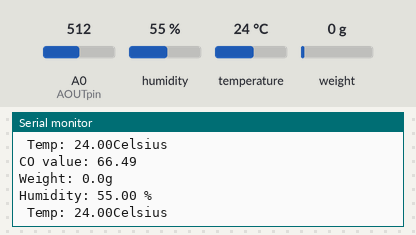
Bench run of a sketch on a simulated Arduino Uno, built with avr-gcc and run on an emulated ATmega328P. Shown: the last lines printed to the serial monitor. The test bench sets the inputs (shaded band); at power-on: A0 (AOUTpin) = 512, humidity 55 %, temperature 24 °C, weight on the scale 0 g.

Above: at 7.4 s.
7.5 s: A0 (AOUTpin) set to 761
At 8.41 s:
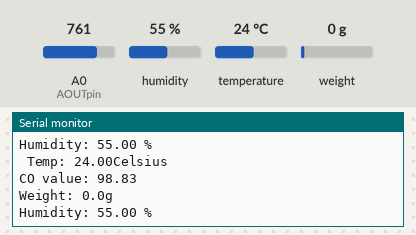
13.6 s: A0 (AOUTpin) set to 785
At 15.16 s:
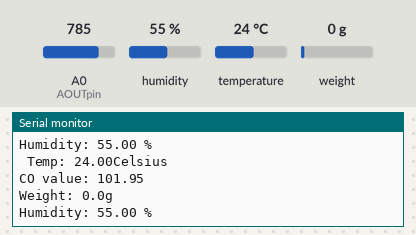
Timing chart, 0 to 16.7 s (numbered marks = the images above; inputs shaded):
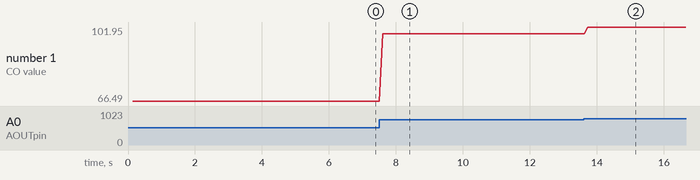

Measured:
- after the input at 7.5 s, the serial monitor: prints a new line after 0.11 s (image 1)
- after the input at 13.6 s, the serial monitor: prints a new line after 0.12 s (image 2)
- plotted number 1: 66.49 → 98.83 after the input at 7.5 s, 98.83 → 101.95 after the input at 13.6 s

The sketch:

gsm_sms.ino
```cpp
//Libraries
#include "DHT.h"
#include "hx711.h"
#include <SoftwareSerial.h>
SoftwareSerial mySerial(0, 1);
//#define calibration_factor -7050.0
//Constants
#define DHTPIN 2     // what pin we're connected to
#define DHTTYPE DHT22   // DHT 22  (AM2302)
DHT dht(DHTPIN, DHTTYPE); //// Initialize DHT sensor for normal 16mhz Arduino

Hx711 scale(A1,A2);

//Variables
int chk;
float hum;  //Stores humidity value
float temp; //Stores temperature value

const int AOUTpin=0;//the AOUT pin of the CO sensor goes into analog pin A0 of the arduino
//const int DOUTpin=8;//the DOUT pin of the CO sensor goes into digital pin D8 of the arduino

int limit;
int value;

void setup()
{
    mySerial.begin(9600);
    Serial.begin(9600);
  dht.begin();
  //Serial.println(scale.read());
  //scale.set_scale(calibration_factor); //This value is obtained by using the SparkFun_HX711_Calibration sketch
  //scale.tare();
  delay(100);

}

void loop()
{
    //Read data and store it to variables hum and temp
    hum = dht.readHumidity();
    temp= dht.readTemperature();
    //Print temp and humidity values to serial monitor
    Serial.print("Humidity: ");
    Serial.print(hum);
    Serial.print(" %\n Temp: ");
    Serial.print(temp);
    Serial.print("Celsius\n");

    value= analogRead(AOUTpin);//reads the analaog value from the CO sensor's AOUT pin
    Serial.print("CO value: ");
    Serial.print(value/7.7);//prints the CO value
    Serial.print("\n");
    Serial.print("Weight: ");
    Serial.print(scale.getGram(),1);
    Serial.println("g");
    if (Serial.available()>0)
   switch(Serial.read())
  {
    case 's':
      SendMessage();
      break;
    case 'r':
      RecieveMessage();
      break;
  }

 if (mySerial.available()>0)
   Serial.write(mySerial.read());

    //delay(2000); //Delay 2 sec.
}


void SendMessage()
{
  mySerial.println("AT+CMGF=1");    //Sets the GSM Module in Text Mode
  delay(1000);  // Delay of 1000 milli seconds or 1 second
  mySerial.println("AT+CMGS=\"+919971559931\"\r"); // Replace x with mobile number
  delay(1000);
  mySerial.println("I am SMS from GSM Module");// The SMS text you want to send
  delay(100);
   mySerial.println((char)26);// ASCII code of CTRL+Z
  delay(1000);
}


 void RecieveMessage()
{
  mySerial.println("AT+CNMI=2,2,0,0,0"); // AT Command to recieve a live SMS
  delay(1000);
 }
   
```
